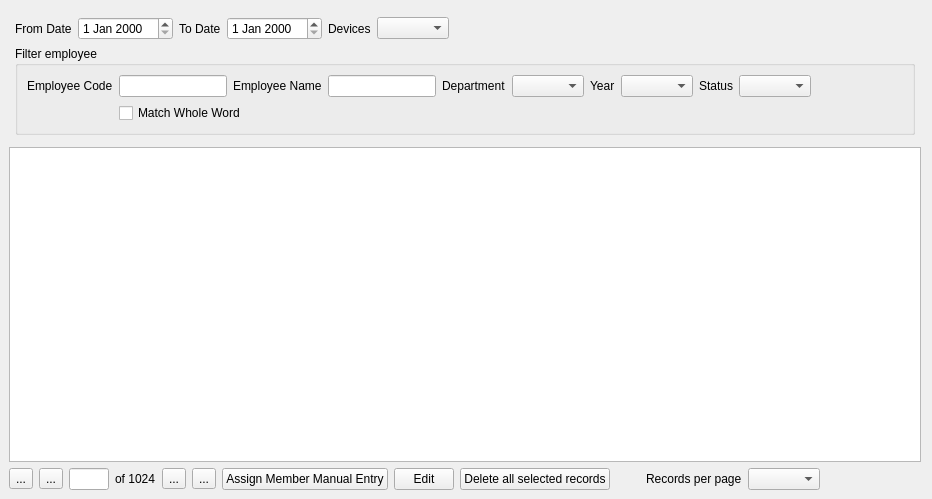
<?xml version="1.0" encoding="UTF-8"?>
<ui version="4.0">
 <class>Form</class>
 <widget class="QWidget" name="Form">
  <property name="geometry">
   <rect>
    <x>0</x>
    <y>0</y>
    <width>932</width>
    <height>499</height>
   </rect>
  </property>
  <property name="windowTitle">
   <string>Device Logs</string>
  </property>
  <layout class="QGridLayout" name="gridLayout">
   <property name="leftMargin">
    <number>9</number>
   </property>
   <property name="bottomMargin">
    <number>9</number>
   </property>
   <item row="2" column="0">
    <layout class="QVBoxLayout" name="tableLayout">
     <item>
      <widget class="QTableView" name="table"/>
     </item>
    </layout>
   </item>
   <item row="3" column="0">
    <layout class="QHBoxLayout" name="paginationBar">
     <item>
      <widget class="QToolButton" name="toolButton">
       <property name="text">
        <string>...</string>
       </property>
       <property name="icon">
        <iconset resource="../resources/main.qrc">
         <normaloff>:/icons/32x32/go-first.png</normaloff>:/icons/32x32/go-first.png</iconset>
       </property>
      </widget>
     </item>
     <item>
      <widget class="QToolButton" name="toolButton_2">
       <property name="text">
        <string>...</string>
       </property>
       <property name="icon">
        <iconset resource="../resources/main.qrc">
         <normaloff>:/icons/32x32/go-previous.png</normaloff>:/icons/32x32/go-previous.png</iconset>
       </property>
      </widget>
     </item>
     <item>
      <widget class="QLineEdit" name="lineEdit_3">
       <property name="maximumSize">
        <size>
         <width>40</width>
         <height>16777215</height>
        </size>
       </property>
       <property name="alignment">
        <set>Qt::AlignRight|Qt::AlignTrailing|Qt::AlignVCenter</set>
       </property>
      </widget>
     </item>
     <item>
      <widget class="QLabel" name="label_9">
       <property name="text">
        <string>of 1024</string>
       </property>
      </widget>
     </item>
     <item>
      <widget class="QToolButton" name="toolButton_3">
       <property name="text">
        <string>...</string>
       </property>
       <property name="icon">
        <iconset resource="../resources/main.qrc">
         <normaloff>:/icons/32x32/go-next.png</normaloff>:/icons/32x32/go-next.png</iconset>
       </property>
      </widget>
     </item>
     <item>
      <widget class="QToolButton" name="toolButton_4">
       <property name="text">
        <string>...</string>
       </property>
       <property name="icon">
        <iconset resource="../resources/main.qrc">
         <normaloff>:/icons/32x32/go-last.png</normaloff>:/icons/32x32/go-last.png</iconset>
       </property>
      </widget>
     </item>
     <item>
      <widget class="QPushButton" name="pushButton">
       <property name="text">
        <string>Assign Member Manual Entry</string>
       </property>
       <property name="icon">
        <iconset resource="../resources/main.qrc">
         <normaloff>:/icons/32x32/add.png</normaloff>:/icons/32x32/add.png</iconset>
       </property>
      </widget>
     </item>
     <item>
      <widget class="QPushButton" name="pushButton_2">
       <property name="maximumSize">
        <size>
         <width>60</width>
         <height>16777215</height>
        </size>
       </property>
       <property name="text">
        <string>Edit</string>
       </property>
       <property name="icon">
        <iconset resource="../resources/main.qrc">
         <normaloff>:/icons/32x32/accessories-text-editor.png</normaloff>:/icons/32x32/accessories-text-editor.png</iconset>
       </property>
      </widget>
     </item>
     <item>
      <widget class="QPushButton" name="pushButton_3">
       <property name="text">
        <string>Delete all selected records</string>
       </property>
       <property name="icon">
        <iconset resource="../resources/main.qrc">
         <normaloff>:/icons/32x32/stock_delete.png</normaloff>:/icons/32x32/stock_delete.png</iconset>
       </property>
      </widget>
     </item>
     <item>
      <spacer name="horizontalSpacer_6">
       <property name="orientation">
        <enum>Qt::Horizontal</enum>
       </property>
       <property name="sizeType">
        <enum>QSizePolicy::Fixed</enum>
       </property>
       <property name="sizeHint" stdset="0">
        <size>
         <width>30</width>
         <height>20</height>
        </size>
       </property>
      </spacer>
     </item>
     <item>
      <widget class="QLabel" name="label_10">
       <property name="text">
        <string>Records per page</string>
       </property>
      </widget>
     </item>
     <item>
      <widget class="QComboBox" name="comboBox_5">
       <property name="currentText">
        <string/>
       </property>
      </widget>
     </item>
     <item>
      <spacer name="horizontalSpacer_5">
       <property name="orientation">
        <enum>Qt::Horizontal</enum>
       </property>
       <property name="sizeHint" stdset="0">
        <size>
         <width>40</width>
         <height>20</height>
        </size>
       </property>
      </spacer>
     </item>
    </layout>
   </item>
   <item row="1" column="0">
    <layout class="QVBoxLayout" name="topPanel">
     <property name="leftMargin">
      <number>6</number>
     </property>
     <property name="topMargin">
      <number>6</number>
     </property>
     <property name="rightMargin">
      <number>6</number>
     </property>
     <property name="bottomMargin">
      <number>6</number>
     </property>
     <item>
      <layout class="QVBoxLayout" name="filterPanel">
       <item>
        <layout class="QHBoxLayout" name="basicFilterOptions" stretch="0,0,0,0,0,0,0">
         <item>
          <widget class="QLabel" name="label">
           <property name="text">
            <string>From Date</string>
           </property>
          </widget>
         </item>
         <item>
          <widget class="QDateEdit" name="dateEdit"/>
         </item>
         <item>
          <widget class="QLabel" name="label_2">
           <property name="text">
            <string>To Date</string>
           </property>
          </widget>
         </item>
         <item>
          <widget class="QDateEdit" name="dateEdit_2"/>
         </item>
         <item>
          <widget class="QLabel" name="label_3">
           <property name="text">
            <string>Devices</string>
           </property>
          </widget>
         </item>
         <item>
          <widget class="QComboBox" name="comboBox"/>
         </item>
         <item>
          <spacer name="horizontalSpacer">
           <property name="orientation">
            <enum>Qt::Horizontal</enum>
           </property>
           <property name="sizeHint" stdset="0">
            <size>
             <width>40</width>
             <height>20</height>
            </size>
           </property>
          </spacer>
         </item>
        </layout>
       </item>
       <item>
        <widget class="QGroupBox" name="filterGroup">
         <property name="title">
          <string>Filter employee</string>
         </property>
         <layout class="QGridLayout" name="gridLayout_2">
          <item row="1" column="0">
           <layout class="QHBoxLayout" name="filterOptions" stretch="0,0,0">
            <item>
             <spacer name="horizontalSpacer_4">
              <property name="orientation">
               <enum>Qt::Horizontal</enum>
              </property>
              <property name="sizeType">
               <enum>QSizePolicy::Fixed</enum>
              </property>
              <property name="sizeHint" stdset="0">
               <size>
                <width>92</width>
                <height>20</height>
               </size>
              </property>
             </spacer>
            </item>
            <item>
             <widget class="QCheckBox" name="matchWholeWord">
              <property name="text">
               <string>Match Whole Word</string>
              </property>
             </widget>
            </item>
            <item>
             <spacer name="horizontalSpacer_3">
              <property name="orientation">
               <enum>Qt::Horizontal</enum>
              </property>
              <property name="sizeHint" stdset="0">
               <size>
                <width>40</width>
                <height>20</height>
               </size>
              </property>
             </spacer>
            </item>
           </layout>
          </item>
          <item row="0" column="0">
           <layout class="QHBoxLayout" name="filterLayout">
            <item>
             <widget class="QLabel" name="label_4">
              <property name="text">
               <string>Employee Code</string>
              </property>
             </widget>
            </item>
            <item>
             <widget class="QLineEdit" name="lineEdit"/>
            </item>
            <item>
             <widget class="QLabel" name="label_5">
              <property name="text">
               <string>Employee Name</string>
              </property>
             </widget>
            </item>
            <item>
             <widget class="QLineEdit" name="lineEdit_2"/>
            </item>
            <item>
             <widget class="QLabel" name="label_6">
              <property name="text">
               <string>Department</string>
              </property>
             </widget>
            </item>
            <item>
             <widget class="QComboBox" name="comboBox_2"/>
            </item>
            <item>
             <widget class="QLabel" name="label_7">
              <property name="text">
               <string>Year</string>
              </property>
             </widget>
            </item>
            <item>
             <widget class="QComboBox" name="comboBox_3"/>
            </item>
            <item>
             <widget class="QLabel" name="label_8">
              <property name="text">
               <string>Status</string>
              </property>
             </widget>
            </item>
            <item>
             <widget class="QComboBox" name="comboBox_4"/>
            </item>
            <item>
             <spacer name="horizontalSpacer_2">
              <property name="orientation">
               <enum>Qt::Horizontal</enum>
              </property>
              <property name="sizeHint" stdset="0">
               <size>
                <width>40</width>
                <height>20</height>
               </size>
              </property>
             </spacer>
            </item>
           </layout>
          </item>
         </layout>
        </widget>
       </item>
      </layout>
     </item>
    </layout>
   </item>
  </layout>
 </widget>
 <resources>
  <include location="../resources/main.qrc"/>
 </resources>
 <connections/>
</ui>
